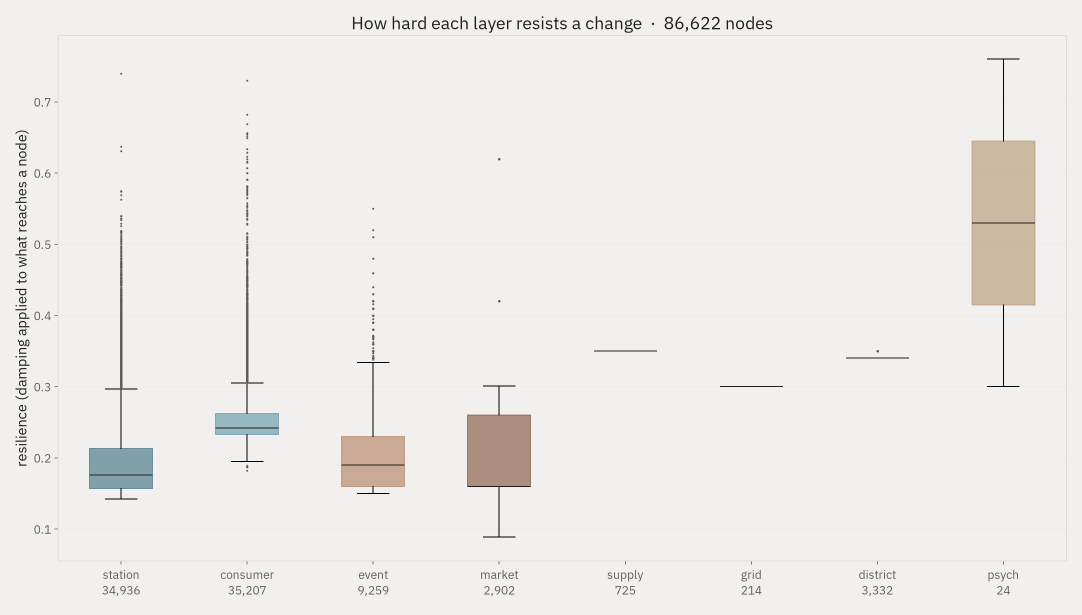
#> input picture 04_inertia_by_type.png, 2164 x 1230 px (shown at 1/2 size); its folder holds only this picture in this run
$ python -i sitefig.py   (imports and definitions only)
#> lines starting #> are read from the running program, lines starting #| are printed output that depends on the picture
"""The one place the figures' palette, face, scale and geometry live.

Every figure builder imports its colours, its font and its sizes from here,
so the figures and the pages cannot drift apart the way they did before
2026-09-04, when the same five constants sat in six files. If style.css
changes a token, change it here and re-run the builders.

Geometry rule. A figure is drawn at the CSS width it is displayed at, one
point per CSS pixel: fig_size(714, 3/2) is 714 CSS px wide, so a label at
FS_1 (14.5 pt) is 14.5 px on screen, the same as a caption. It is saved at
144 dpi, two bitmap pixels per CSS pixel, for retina screens. The old rule
(fig_floor.py) that on-screen px = pt * 1140 / (72 * inches) still holds and
now reduces to pt, which is the point.

Display widths (CSS px at the 1440 shell, from style.css):
  NOTES   714   the text column on pages with marginalia: heat, storage,
                climate-cost, longevity, skyline, desktop, index
  PROSE  1140   the wide track on prose pages: model, atlas
  CARD   1082   a library card's inner width
  THUMB   542   a mosaic thumbnail at two pixels per CSS pixel
  PHONE   350   the whole column at 390px (main's 20px padding each side),
                for a figure that carries a narrow variant instead of
                relying on the lightbox
"""
import os

import matplotlib
from matplotlib import font_manager

HERE = os.path.dirname(os.path.abspath(__file__))
FONT_DIR = os.path.join(HERE, "fonts")

# ---- palette: Yacht club, 2026-09-04 (PALETTE_TRIAL_2026-09-04.md) -------
BG = "#F2F0EF"          # the page's ground
CARD_FILL = "#FAF9F8"   # --card: a step up from the ground, for a box on a diagram
INK = "#241E1A"         # text; imported near-black from the brown
DIM = "#625C57"         # ticks, muted labels
RULE = "#BBBDBC"        # axes, grid
FAINT = "#D9D8D6"       # the lightest hairline, faint fills
ACC = "#245F73"         # deep blue: the primary series
COOL = "#4A8AA0"        # blue tint: the secondary series
MOSS = "#733E24"        # brown: the second hue (gas, wild, mass allocation)
ROSE = "#A9724F"        # brown tint: warnings, negatives, events
SLATE = "#7F8A8F"       # grey-blue
DISTRICT = "#A3A5A4"    # light grey
SUPPLY = "#3F7A8C"      # deeper blue tint
PSYCH = "#B08A63"       # tan
SUN = "#733E24"
INSOL = "#A9724F"
GOLD = "#8C5A32"
GREY = "#7F8A8F"
VIOLET = SUPPLY         # names the old builders used, kept so they still read
BLUE = ACC
GREEN = MOSS
WARM = ROSE
ARROW = SLATE
ONE_WAY_COL = SLATE
TWO_WAY_COL = COOL
NODE_COL = ACC
WARM2 = ROSE

KCOL = {"sun": SUN, "insolation": INSOL, "weather": MOSS, "climate": INK,
        "event": ROSE, "market": MOSS, "supply": SUPPLY, "grid": SLATE,
        "station": ACC, "district": DISTRICT, "consumer": COOL, "psych": PSYCH}
CYCLE = [ACC, MOSS, COOL, ROSE, SUPPLY, PSYCH, SLATE, GOLD]

# ---- the type scale, from style.css ---------------------------------------
FS_2, FS_1, FS0, FS1, FS2 = 12, 14.5, 17.5, 21, 25
FONT = "IBM Plex Sans"
MONO = "IBM Plex Mono"

# ---- aspect: chosen by what the figure holds, never defaulted -------------
# A figure is as tall as its content needs and no taller. Lines, few-category
# bars and anything monotone are WIDE; scatters, contours and heat-maps whose
# two axes carry information are PLOT; a ranking or a row chart is as tall as
# its rows (row_aspect()); a multi-panel sheet composes its own. Pass the constant
# to fig_size() as the aspect (width / height).
WIDE = 16 / 9          # a line, two or three bars, a duration curve
PLOT = 1.45            # scatter, contour, heat-map, a two-panel pair
SQUARE = 1.0           # a donut, a map
TALL = 0.75            # a 25-40 row ranking


# [146 lines left out: functions row_aspect, panel, titles, unlabelled_panels, _content_bbox, centre and 1 more, not called in this run]


# ---- display widths --------------------------------------------------------
NOTES, PROSE, CARD, THUMB, PHONE = 714, 1140, 1082, 542, 350
DPI = 144


# [422 lines left out: functions fonts, style, wrap_label, _boxes, fit_label, fit_ticks and 2 more, not called in this run]


def thumbnail(src, dst, width=THUMB):
    """A thumbnail of a rendered figure: the whole figure, scaled to `width`
    CSS px at its own aspect, quantised. It was written for the home-page
    mosaic, whose 16:9 tiles letterboxed in CSS on the figure's own ground;
    that mosaic and its builder were retired on 2026-09-06 when the home page
    became the hero canvas plus the index, so nothing calls this today
    (unpublished/build_thumbnails.py). Kept because it is a library function
    and the crop lesson below is the reason it exists at all.

    Never a crop. The first version of this cover-cropped to 3:2, and every
    card on the home page lost its right edge or its top and bottom - axis
    labels, the last bar, half a box - while the CSS looked innocent,
    because a 3:2 image in a 3:2 box is not cropped by object-fit: cover. A
    thumbnail that shows a slice is a different figure from the one the
    caption describes. (A fixed-canvas mode with fit and crop lived here for
    one day, 2026-09-04, for the project cards; the cards and the mode went
    together on 2026-09-05. If a fixed tile shape is wanted again, the page
    letterboxes; the asset stays whole.)"""
#> called with src = '04_inertia_by_type.png', dst = 'out.png', width = 542
    from PIL import Image
    im = Image.open(src).convert("RGB")
#> im is the input picture: PIL image 2164x1230 RGB; mean R, G, B 238.3, 235.9, 234.4
    w, h = im.size
#> w = 2164; h = 1230
    im = im.resize((width, round(h * width / w)), Image.LANCZOS)
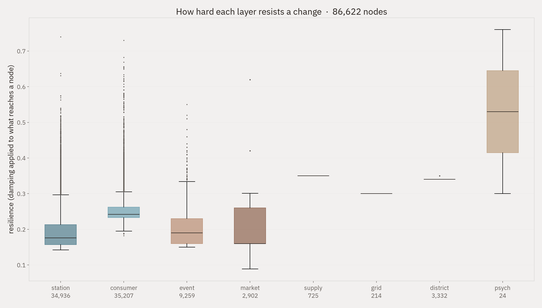
#> im: PIL image 542x308 RGB; mean R, G, B 238.3, 235.9, 234.4
    im.quantize(colors=256, method=Image.Quantize.MEDIANCUT, dither=Image.Dither.NONE).save(dst, optimize=True)
    return os.path.getsize(dst)

>>> result = thumbnail('04_inertia_by_type.png', 'out.png')
